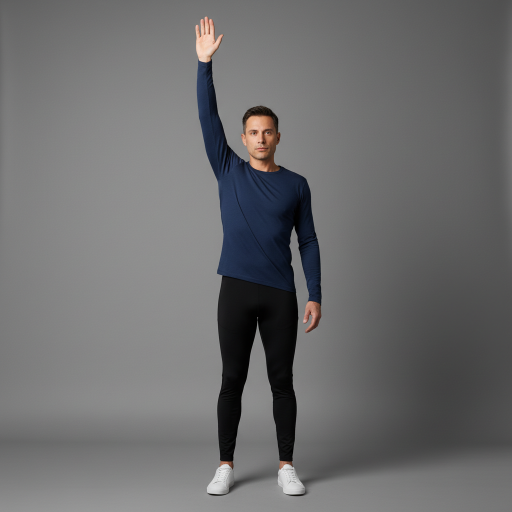
#> input picture apps/api/tests/fixtures/body/01-left-arm-up.png, 1024 x 1024 px (shown at 1/2 size)
$ python -i file_facts.py   (imports and definitions only)
#> lines starting #> are read from the running program, lines starting #| are printed output that depends on the picture
"""写真ファイルに書いてある作者・著作権・画像 ID・C2PA だけを読む。"""

import io
import logging
import re
from typing import Any

logger = logging.getLogger(__name__)

_MAX_TEXT = 160
_CLAIM_GENERATOR = re.compile(br'"claim_generator"\s*:\s*"([^"\\]{1,120})"')
_XMP_ATTR = re.compile(
    r"(?:dc:rights|xmpRights:WebStatement|plus:ImageSupplierImageID|photoshop:Credit|photoshop:Copyright)"
    r'\s*=\s*"([^"]{1,300})"',
    re.IGNORECASE,
)
_XMP_CREATOR = re.compile(
    r"<dc:creator\b[^>]*>[\s\S]{0,400}?<rdf:li[^>]*>([^<]{1,160})</rdf:li>",
    re.IGNORECASE,
)


# [31 lines left out: functions empty_file_facts, read_file_facts, not called in this run]


def _read(image: bytes) -> dict[str, str]:
    found: dict[str, str] = {}
    _put(found, "artist", _pillow_text(image, "artist"))
    _put(found, "copyright", _pillow_text(image, "copyright"))
    unique_id = _pillow_text(image, "image_id")
    iptc = _iptc(image)
    xmp = _xmp(image)
    for key, value in iptc.items():
        if key == "image_id":
            continue
        _put(found, key, value)
    for key, value in xmp.items():
        if key == "image_id":
            continue
        _put(found, key, value)
    image_id = xmp.get("image_id") or iptc.get("image_id") or unique_id
    if image_id:
        found["image_id"] = image_id
    comment = _jpeg_comment(image)
    _put(found, "credit", comment)
    status, generator = _c2pa(image)
    if status == "present":
        found["c2pa"] = "present"
        if generator:
            found["c2pa_generator"] = generator
    return found


def _pillow_text(image: bytes, field: str) -> str:
    try:
        from PIL import Image
    except ImportError:
        logger.exception("pillow missing")
        return ""
    try:
        with Image.open(io.BytesIO(image)) as picture:
            exif = picture.getexif()
            if field == "artist":
                return _text(exif.get(315) if exif else "") or _png_value(picture, ("Author", "Artist"))
            if field == "copyright":
                return _text(exif.get(33432) if exif else "") or _png_value(
                    picture, ("Copyright", "CopyrightNotice")
                )
            sub = exif.get_ifd(0x8769) if exif else {}
            return _text(sub.get(0xA420) if sub else "")
    except Exception:
        logger.exception("exif read skipped")
        return ""


# [7 lines left out: function _png_value, not called in this run]


def _iptc(image: bytes) -> dict[str, str]:
    found: dict[str, str] = {}
    for segment in _jpeg_payloads(image, 0xED):
        if b"Photoshop 3.0" not in segment:
            continue
        for dataset, raw in _iptc_datasets(segment):
            value = _text(raw)
            if dataset == 80:
                _put(found, "artist", value)
            elif dataset == 116:
                _put(found, "copyright", value)
            elif dataset == 110:
                _put(found, "credit", value)
            elif dataset == 103:
                _put(found, "image_id", value)
    return found


# [82 lines left out: functions _iptc_datasets, _xmp, _png_xmp, _jpeg_comment, _c2pa, not called in this run]


def _jpeg_payloads(image: bytes, marker: int) -> list[bytes]:
    if len(image) < 4 or not image.startswith(b"\xff\xd8"):
        return []
    payloads: list[bytes] = []
    index = 2
    while index + 4 <= len(image):
        if image[index] != 0xFF:
            break
        kind = image[index + 1]
        if kind == 0xDA or kind == 0xD9:
            break
        if kind == 0x01 or 0xD0 <= kind <= 0xD7:
            index += 2
            continue
        length = int.from_bytes(image[index + 2 : index + 4], "big")
        if length < 2 or index + 2 + length > len(image):
            break
        if kind == marker:
            payloads.append(image[index + 4 : index + 2 + length])
        index += 2 + length
    return payloads


def _put(found: dict[str, str], key: str, value: str) -> None:
    cleaned = _text(value)
    if cleaned and not found.get(key):
        found[key] = cleaned


# [5 lines left out: function _http_url, not called in this run]


def _text(value: object) -> str:
    if isinstance(value, bytes):
        raw = value.decode("utf-8", "ignore")
    elif isinstance(value, str):
        raw = value
    else:
        return ""
    text = " ".join(raw.replace("\x00", " ").split())
    if not text:
        return ""
    text = text[:_MAX_TEXT]
    printable = sum(character.isprintable() for character in text)
    if printable < len(text) * 0.8:
        return ""
    return text

>>> import cv2
>>> picture = cv2.imread('../tests/fixtures/body/01-left-arm-up.png', cv2.IMREAD_GRAYSCALE)
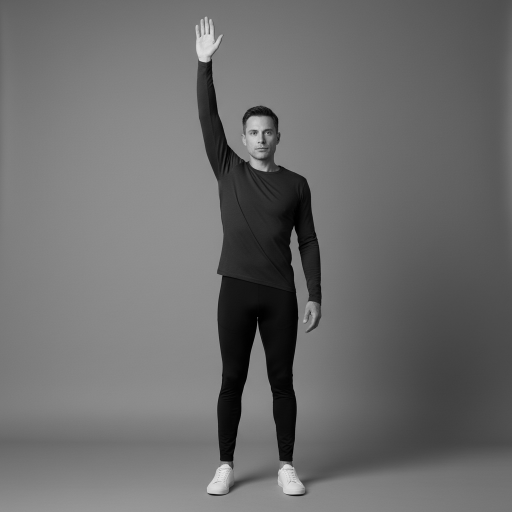
#> picture: shape (1024, 1024) (shown at 1/2 size); min 0, max 237, mean 108.2
>>> result = _read(picture)
#> in _read, `unique_id = _pillow_text(image, "image_id")`: unique_id = ''
#> (the run stopped early here; a loop or call above may not have finished)
